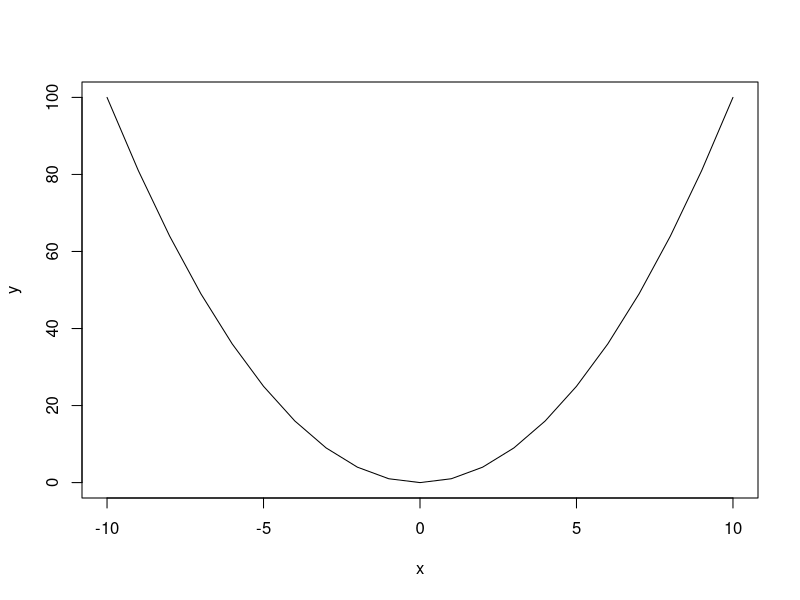

The R source for this figure:
## R Basics

## Introduction
3 - 3 * 6 + 2

x <- -10:10
y <- x^2

sum(x)

plot(x, y, type = "l")

a <- c(12, 3, -23, 45, 2, 99, 1, 0)
mean(a)

a * 2

## Apply functions to vector
abs(a)

exp(a)

factorial(a)

log(a, base = 10)

sqrt(a)

sum(a)

prod(a)

min(a)

max(a)
